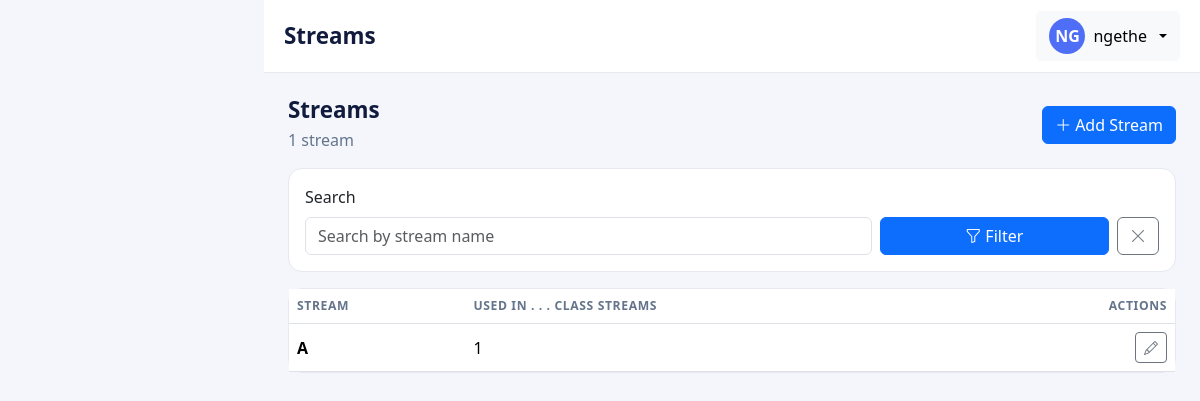
The page /streams/ (signed in) on the database its author committed.
### accounts/models.py (models this page shows, shortened)
class UserProfile(models.Model):
    class Roles(models.TextChoices):
        ADMIN = 'ADMIN', 'Administrator'
        TEACHER = 'TEACHER', 'Teacher'
        PARENT = 'PARENT', 'Parent'
    user = models.OneToOneField(User, on_delete=models.CASCADE, related_name='profile')
    role = models.CharField(max_length=10, choices=Roles.choices, default=Roles.PARENT)
    phone = models.CharField(max_length=20, blank=True)
    @property
    def is_admin(self):
        return self.role == self.Roles.ADMIN

### core/models.py (models this page shows, shortened)
class Stream(models.Model):
    name = models.CharField(max_length=50, unique=True)
    class Meta:
        ordering = ['name']

### structure/views.py (the view)
# urls.py: path('streams/', StreamListView.as_view(), name='stream_list'),
class StreamListView(AdminRequiredMixin, _AdminContextMixin, ListView):
    model = Stream
    template_name = 'structure/stream_list.html'
    context_object_name = 'streams'
    paginate_by = 20
    header_title = 'Streams'
    def get_queryset(self):
        queryset = super().get_queryset().annotate(
            usage_count=Count('class_streams', distinct=True)
        )
        q = self.request.GET.get('q', '').strip()
        if q:
            queryset = queryset.filter(name__icontains=q)
        return queryset
    def get_context_data(self, **kwargs):
        context = super().get_context_data(**kwargs)
        params = self.request.GET.copy()
        params.pop('page', None)
        context['page_qs'] = params.urlencode()
        context['filter_q'] = self.request.GET.get('q', '')
        return context

### accounts/access.py (called while the page is built)
def get_role(user):
    if not user or not user.is_authenticated:
        return None
    profile = getattr(user, 'profile', None)
    return profile.role if profile else None

def has_role(user, roles):
    return get_role(user) in roles

    def test_func(self):
        return has_role(self.request.user, self.roles)

### structure/views.py (called while the page is built)
    def get_context_data(self, **kwargs):
        context = super().get_context_data(**kwargs)
        context['page_title'] = self.header_title
        return context

### templates/structure/stream_list.html (shortened to what this page needs)
{% extends 'base.html' %}
{% block content %}
  <div class="d-flex flex-wrap justify-content-between align-items-center gap-2 mb-3">
    <div>
      <h1 class="page-title mb-1">Streams</h1>
      <p class="text-subtle mb-0">
        {{ page_obj.paginator.count }} stream{{ page_obj.paginator.count|pluralize }}
      </p>
    </div>
    <a href="{% url 'structure:stream_add' %}" class="btn btn-primary">
      <i class="bi bi-plus-lg me-1"></i>Add Stream
    </a>
  </div>
  <form method="get" class="card card-body-section mb-3">
    <div class="card-body py-3">
      <div class="row g-2 align-items-end">
        <div class="col-12 col-md-8">
          <label class="form-label" for="id_q">Search</label>
          <input type="text" name="q" id="id_q" class="form-control"
                 value="{{ filter_q }}" placeholder="Search by stream name">
        </div>
        <div class="col-12 col-md-4 d-flex gap-2">
          <button type="submit" class="btn btn-primary flex-grow-1">
            <i class="bi bi-funnel me-1"></i>Filter
          </button>
          <a href="{% url 'structure:stream_list' %}" class="btn btn-outline-secondary">
            <i class="bi bi-x-lg"></i>
          </a>
        </div>
      </div>
    </div>
  </form>
  <div class="card card-body-section">
    <div class="card-body p-0">
      {% if streams %}
        <div class="table-responsive">
          <table class="table table-hover align-middle mb-0">
            <thead>
              <tr>
                <th>Stream</th>
                <th>Used in . . . class streams</th>
                <th class="text-end">Actions</th>
              </tr>
            </thead>
            <tbody>
              {% for stream in streams %}
                <tr>
                  <td class="fw-semibold">{{ stream.name }}</td>
                  <td>{{ stream.usage_count }}</td>
                  <td class="text-end text-nowrap">
                    <a href="{% url 'structure:stream_edit' stream.pk %}" class="btn btn-sm btn-outline-secondary" title="Edit">
                      <i class="bi bi-pencil"></i>
                    </a>
                  </td>
                </tr>
              {% endfor %}
            </tbody>
          </table>
        </div>
      {% else %}
        {% include 'partials/empty_state.html' with message='No streams found. Add a stream such as A or B.' %}
      {% endif %}
    </div>
  </div>
{% endblock %}

### templates/partials/topbar.html (shortened to what this page needs)
<header class="app-topbar">
  <div class="d-flex align-items-center justify-content-between gap-2">
    <div class="d-flex align-items-center gap-2">
      <h1 class="page-title mb-0">{% block page_title %}{{ page_title|default:"Dashboard" }}{% endblock %}</h1>
    </div>
    <div class="d-flex align-items-center gap-2">
      {% if user_profile %}
        <div class="dropdown">
          <button class="btn btn-light dropdown-toggle d-flex align-items-center gap-2" type="button"
                  data-bs-toggle="dropdown" aria-expanded="false">
            <span class="user-avatar">{{ user_profile.user.username|slice:":2"|upper }}</span>
            <span class="d-none d-md-inline">{{ user_profile.user.get_full_name|default:user_profile.user.username }}</span>
          </button>
        </div>
      {% endif %}
    </div>
  </div>
</header>

### static/css/app.css (style rules this page uses)
:root { --brand-navy: #101b3d; --brand-navy-2: #1b2a5e; --brand-accent: #4f6ef7; --brand-accent-soft: #eef1fe; --body-bg: #f4f6fb; --sidebar-width: 264px; --text-muted: #64748b; }
body.app-body { background-color: var(--body-bg); font-family: 'Segoe UI', system-ui, -apple-system, sans-serif; }
.app-topbar { background: #fff; border-bottom: 1px solid #e6e9f2; padding: 0.7rem 1.25rem; position: sticky; top: 0; z-index: 100; }
.card-body-section { background: #fff; border: 1px solid #e6e9f2; border-radius: 14px; }
.table > :not(caption) > * > * { vertical-align: middle; }
.table thead th { font-size: 0.76rem; text-transform: uppercase; letter-spacing: 0.05em; color: var(--text-muted); border-bottom-width: 1px; white-space: nowrap; }
.page-title { font-size: 1.4rem; font-weight: 700; color: var(--brand-navy); margin: 0; }
.text-subtle { color: var(--text-muted); }
.user-avatar { width: 36px; height: 36px; border-radius: 50%; background: var(--brand-accent); color: #fff; display: inline-flex; align-items: center; justify-content: center; font-weight: 600; }

### rows shown on the page
UserProfile: user.username "NG", user.get_full_name "ngethe"
Stream: name "A", usage_count "1"

### other values the page prints
{{ page_title|default:"Dashboard" }} "Streams"
{{ page_obj.paginator.count }} "1"
